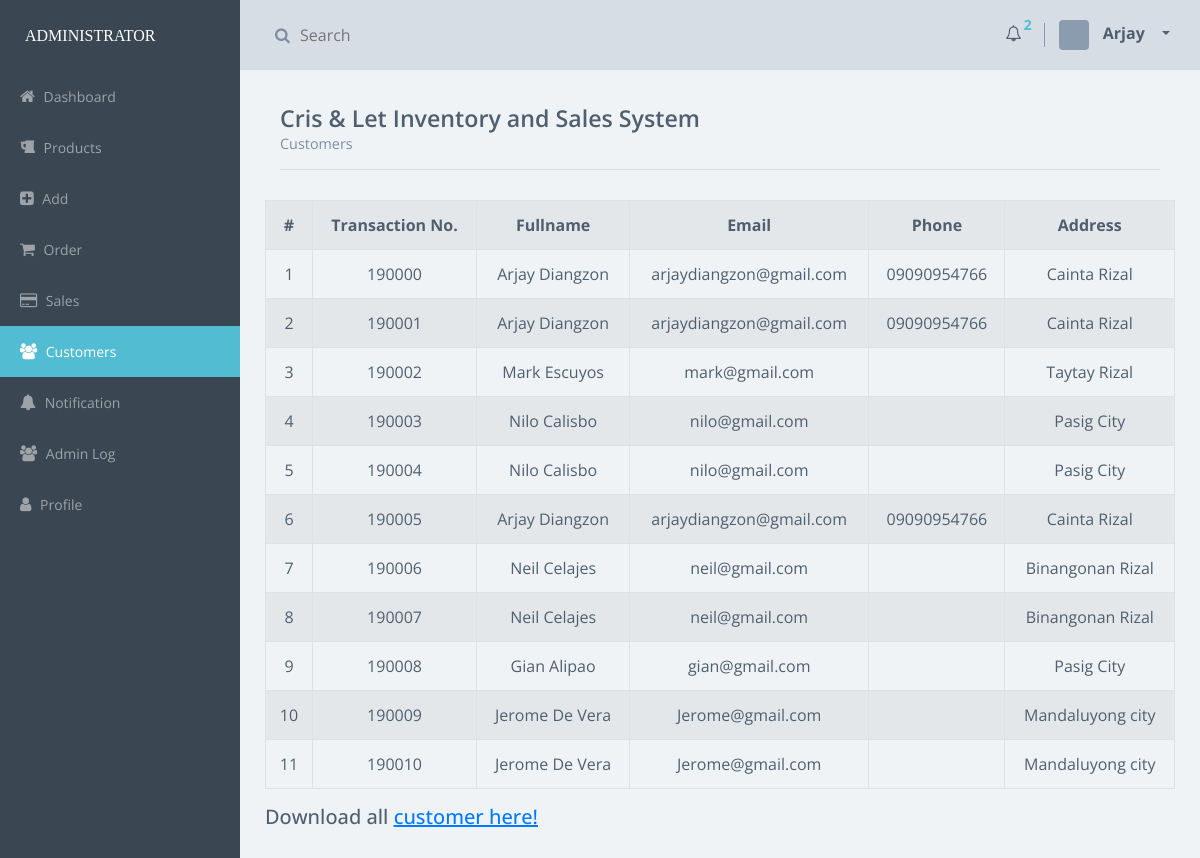
/pages/admin/customers.php (signed in), run on the app's committed database.
### tables this page shows
CREATE TABLE `customer` (
  `id` int(11) NOT NULL,
  `customer_tr_no` text NOT NULL,
  `customer_name` text NOT NULL,
  `customer_email` text NOT NULL,
  `customer_address` text NOT NULL,
  `customer_number` text NOT NULL,
  `mode_of_payment` text NOT NULL
);

### pages/admin/customers.php (the view, shortened to what this page needs)
<?php
	include '../../include/db.php';
    if (isset($_SESSION['admin_fname'])) {
        $session_user = $_SESSION['admin_fname'];
    }
    else {
        header("Location: index.php");
    }
?>
<!DOCTYPE html>
<html>
	<head>
        <link rel="stylesheet" href="../../css/vendor.css">
        <link rel="stylesheet" href="../../css/app-blue.css">
	</head>
	<body>
		 <div class="main-wrapper">
            <div class="app" id="app">
                <header class="header">
                    <div class="header-block header-block-search">
                        <form role="search" method="GET" action="result.php">
                            <div class="input-container">
                                <i class="fa fa-search"></i>
                                <input type="search" name="search_query" placeholder="Search">
                            </div>
                        </form>
                    </div>
                    <div class="header-block header-block-nav">
                        <ul class="nav-profile">
                            <li class="notifications new">
                                <a href="" data-toggle="dropdown">
                                    <i class="fa fa-bell-o"></i>
                                    <sup>
                                        <span class="counter">
                                            <?php
                                                $get_products = "SELECT * FROM products";
                                                $query = mysqli_query($conn, $get_products);
                                                while ($row = mysqli_fetch_assoc($query)) {
                                                    $stocks = $row['product_stocks'];
                                                    $product_id = $row['id'];
                                                    if ($stocks < 10) {
                                                        $sql = "SELECT * FROM stocks WHERE product_id = '$product_id'";
                                                        $rsc = mysqli_query($conn, $sql);
                                                        if ($rsc) {
                                                            $upd = "UPDATE stocks SET product_stocks = '$stocks', status = 'unread' WHERE product_id = '$product_id'";
                                                            mysqli_query($conn, $upd);
                                                        }
                                                    }
                                                }
                                                $notif = "SELECT * FROM stocks WHERE status='unread'";
                                                $sql = mysqli_query($conn, $notif);
                                                $sql_c = mysqli_num_rows($sql);
                                                $get_cart = "SELECT * FROM temp_cart WHERE status = 'unread'";
                                                $result = mysqli_query($conn, $get_cart);
                                                $count = mysqli_num_rows($result);
                                                $total_notif = $sql_c + $count;
                                                if (($count > 0) OR ($sql_c > 0)) {
                                                    echo $total_notif;
                                                }
                                            ?>
                                        </span>
                                    </sup>
                                </a>
                            </li>
                            <li class="profile dropdown">
                                <a class="nav-link dropdown-toggle" data-toggle="dropdown" href="#" role="button" aria-haspopup="true" aria-expanded="false">
                                    <div class="img" style="background-image: url('../../assets/images/profile-default.png')"> </div>
                                    <span class="name"> <?php echo $session_user; ?> </span>
                                </a>
                            </li>
                        </ul>
                    </div>
                </header>
                <aside class="sidebar">
                    <div class="sidebar-container">
                        <div class="sidebar-header">
                            <div class="brand">
                             <span style='font-family:georgia'>ADMINISTRATOR</span>
                            </div>
                        </div>
                        <nav class="menu">
                            <ul class="sidebar-menu metismenu" id="sidebar-menu">
                                <li>
                                    <a href="dashboard.php">
                                        <i class="fa fa-home"></i> Dashboard
                                    </a>
                                </li>
                                <li>
                                    <a href="products.php">
                                        <i class="fa fa-beer"></i> Products
                                    </a>
                                </li>
                                <li>
                                    <a href="add.php">
                                        <i class="fa fa-plus-square"></i> Add
                                    </a>
                                </li>
                                <li>
                                    <a href="order.php">
                                        <i class="fa fa-shopping-cart"></i> Order
                                    </a>
                                </li>
                                <li>
                                    <a href="transaction.php">
                                        <i class="fa fa-credit-card"></i> Sales
                                    </a>
                                </li>
                                <li class='active'>
                                    <a href="customers.php">
                                        <i class="fa fa-users"></i> Customers
                                    </a>
                                </li>
                                <li>
                                    <a href="notification.php">
                                        <i class="fa fa-bell"></i> Notification
                                    </a>
                                </li>
                                <li>
                                    <a href="adminlog.php">
                                        <i class="fa fa-group"></i> Admin Log
                                    </a>
                                </li>
                                <li>
                                    <a href="profile.php">
                                        <i class="fa fa-user"></i> Profile
                                    </a>
                                </li>
                            </ul>
                        </nav>
                    </div>
                </aside>
                <article class="content dashboard-page">
                    <section class="section">
                        <div class="title-block">
                            <h3 class="title"> Cris & Let Inventory and Sales System </h3>
                            <p class="title-description"> Customers </p>
                        </div>
                        <div class="row sameheight-container">
                            <table class='table table-striped table-bordered table-hover'>
                                <tr class="text-center">
                                    <th> # </th>
                                    <th> Transaction No. </th>
                                    <th> Fullname </th>
                                    <th> Email </th>
                                    <th> Phone </th>
                                    <th> Address </th>
                                </tr>
                            <?php
                                $num = 0;
                                $customers = "SELECT * FROM customer";
                                $result_cus = mysqli_query($conn, $customers);
                                $count_cus = mysqli_num_rows($result_cus);
                                if ($count_cus > 0) {
                                    while ($wor = mysqli_fetch_assoc($result_cus)) {
                            ?>
                                <tr class="text-center">
                                    <td><?php echo $num+=1; ?></td>
                                    <td><?php echo $wor['customer_tr_no']; ?></td>
                                    <td><?php echo $wor['customer_name']; ?></td>
                                    <td><?php echo $wor['customer_email']; ?></td>
                                    <td><?php echo $wor['customer_number']; ?></td>
                                    <td><?php echo $wor['customer_address']; ?></td>
                                </tr>
                            <?php
                                    }
                                }
                            ?>
                            </table>
                            <h5>Download all <a href="../../receipt/customer.php" class='text-primary' target='_blank'>customer here!</a></h5>
                        </div>
                    </section>
                </article>
            </div>
        </div>
	</body>
</html>

### data on the page
customer: num "1", customer_tr_no "190000", customer_name "Arjay Diangzon", customer_email "arjaydiangzon@gmail.com", customer_number "09090954766", customer_address "Cainta Rizal"
customer: num "2", customer_tr_no "190001", customer_name "Arjay Diangzon", customer_email "arjaydiangzon@gmail.com", customer_number "09090954766", customer_address "Cainta Rizal"
customer: num "3", customer_tr_no "190002", customer_name "Mark Escuyos", customer_email "mark@gmail.com", customer_address "Taytay Rizal"
customer: num "4", customer_tr_no "190003", customer_name "Nilo Calisbo", customer_email "nilo@gmail.com", customer_address "Pasig City"
customer: num "5", customer_tr_no "190004", customer_name "Nilo Calisbo", customer_email "nilo@gmail.com", customer_address "Pasig City"
customer: num "6", customer_tr_no "190005", customer_name "Arjay Diangzon", customer_email "arjaydiangzon@gmail.com", customer_number "09090954766", customer_address "Cainta Rizal"
customer: num "7", customer_tr_no "190006", customer_name "Neil Celajes", customer_email "neil@gmail.com", customer_address "Binangonan Rizal"
customer: num "8", customer_tr_no "190007", customer_name "Neil Celajes", customer_email "neil@gmail.com", customer_address "Binangonan Rizal"
customer: num "9", customer_tr_no "190008", customer_name "Gian Alipao", customer_email "gian@gmail.com", customer_address "Pasig City"
customer: num "10", customer_tr_no "190009", customer_name "Jerome De Vera", customer_email "Jerome@gmail.com", customer_address "Mandaluyong city"
customer: num "11", customer_tr_no "190010", customer_name "Jerome De Vera", customer_email "Jerome@gmail.com", customer_address "Mandaluyong city"

### other printed values
$total_notif "2"
$session_user "Arjay"
